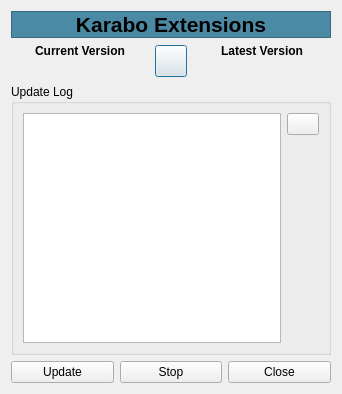
<?xml version="1.0" encoding="UTF-8"?>
<ui version="4.0">
 <class>dialog</class>
 <widget class="QDialog" name="dialog">
  <property name="geometry">
   <rect>
    <x>0</x>
    <y>0</y>
    <width>342</width>
    <height>394</height>
   </rect>
  </property>
  <property name="sizePolicy">
   <sizepolicy hsizetype="Fixed" vsizetype="Fixed">
    <horstretch>0</horstretch>
    <verstretch>0</verstretch>
   </sizepolicy>
  </property>
  <property name="minimumSize">
   <size>
    <width>0</width>
    <height>0</height>
   </size>
  </property>
  <property name="maximumSize">
   <size>
    <width>16777215</width>
    <height>16777215</height>
   </size>
  </property>
  <property name="windowTitle">
   <string>Check for Updates</string>
  </property>
  <layout class="QVBoxLayout" name="verticalLayout_4">
   <item>
    <widget class="QLabel" name="label_3">
     <property name="maximumSize">
      <size>
       <width>16777215</width>
       <height>16777215</height>
      </size>
     </property>
     <property name="font">
      <font>
       <pointsize>16</pointsize>
       <weight>75</weight>
       <bold>true</bold>
      </font>
     </property>
     <property name="autoFillBackground">
      <bool>false</bool>
     </property>
     <property name="styleSheet">
      <string notr="true">QLabel { background-color : #4B8AA4;}</string>
     </property>
     <property name="frameShape">
      <enum>QFrame::StyledPanel</enum>
     </property>
     <property name="text">
      <string>Karabo Extensions</string>
     </property>
     <property name="alignment">
      <set>Qt::AlignCenter</set>
     </property>
     <property name="margin">
      <number>15</number>
     </property>
    </widget>
   </item>
   <item>
    <layout class="QHBoxLayout" name="horizontalLayout_2">
     <item>
      <layout class="QVBoxLayout" name="verticalLayout">
       <item>
        <widget class="QLabel" name="label">
         <property name="minimumSize">
          <size>
           <width>110</width>
           <height>0</height>
          </size>
         </property>
         <property name="maximumSize">
          <size>
           <width>16777215</width>
           <height>16777215</height>
          </size>
         </property>
         <property name="font">
          <font>
           <weight>75</weight>
           <bold>true</bold>
          </font>
         </property>
         <property name="text">
          <string>Current Version</string>
         </property>
         <property name="alignment">
          <set>Qt::AlignCenter</set>
         </property>
        </widget>
       </item>
       <item>
        <widget class="QLabel" name="lb_current">
         <property name="sizePolicy">
          <sizepolicy hsizetype="Expanding" vsizetype="Preferred">
           <horstretch>0</horstretch>
           <verstretch>0</verstretch>
          </sizepolicy>
         </property>
         <property name="frameShape">
          <enum>QFrame::NoFrame</enum>
         </property>
         <property name="frameShadow">
          <enum>QFrame::Plain</enum>
         </property>
         <property name="text">
          <string/>
         </property>
         <property name="alignment">
          <set>Qt::AlignCenter</set>
         </property>
        </widget>
       </item>
      </layout>
     </item>
     <item>
      <widget class="QPushButton" name="bt_refresh">
       <property name="maximumSize">
        <size>
         <width>32</width>
         <height>32</height>
        </size>
       </property>
       <property name="text">
        <string/>
       </property>
      </widget>
     </item>
     <item>
      <layout class="QVBoxLayout" name="verticalLayout_3">
       <item>
        <widget class="QLabel" name="label_2">
         <property name="minimumSize">
          <size>
           <width>110</width>
           <height>0</height>
          </size>
         </property>
         <property name="maximumSize">
          <size>
           <width>16777215</width>
           <height>16777215</height>
          </size>
         </property>
         <property name="font">
          <font>
           <weight>75</weight>
           <bold>true</bold>
          </font>
         </property>
         <property name="text">
          <string>Latest Version</string>
         </property>
         <property name="alignment">
          <set>Qt::AlignCenter</set>
         </property>
        </widget>
       </item>
       <item>
        <widget class="QLabel" name="lb_latest">
         <property name="sizePolicy">
          <sizepolicy hsizetype="Expanding" vsizetype="Preferred">
           <horstretch>0</horstretch>
           <verstretch>0</verstretch>
          </sizepolicy>
         </property>
         <property name="frameShape">
          <enum>QFrame::NoFrame</enum>
         </property>
         <property name="frameShadow">
          <enum>QFrame::Plain</enum>
         </property>
         <property name="text">
          <string/>
         </property>
         <property name="alignment">
          <set>Qt::AlignCenter</set>
         </property>
        </widget>
       </item>
      </layout>
     </item>
    </layout>
   </item>
   <item>
    <widget class="QGroupBox" name="groupBox">
     <property name="title">
      <string>Update Log</string>
     </property>
     <layout class="QHBoxLayout" name="horizontalLayout_5">
      <item>
       <layout class="QHBoxLayout" name="horizontalLayout_4">
        <item>
         <widget class="QTextEdit" name="ed_log">
          <property name="readOnly">
           <bool>true</bool>
          </property>
         </widget>
        </item>
        <item>
         <layout class="QVBoxLayout" name="verticalLayout_2">
          <item>
           <widget class="QPushButton" name="bt_clear_log">
            <property name="maximumSize">
             <size>
              <width>32</width>
              <height>32</height>
             </size>
            </property>
            <property name="text">
             <string/>
            </property>
           </widget>
          </item>
          <item>
           <spacer name="verticalSpacer_2">
            <property name="orientation">
             <enum>Qt::Vertical</enum>
            </property>
            <property name="sizeHint" stdset="0">
             <size>
              <width>20</width>
              <height>40</height>
             </size>
            </property>
           </spacer>
          </item>
         </layout>
        </item>
       </layout>
      </item>
     </layout>
    </widget>
   </item>
   <item>
    <layout class="QHBoxLayout" name="horizontalLayout">
     <item>
      <widget class="QPushButton" name="bt_update">
       <property name="text">
        <string>Update</string>
       </property>
      </widget>
     </item>
     <item>
      <widget class="QPushButton" name="bt_stop">
       <property name="text">
        <string>Stop</string>
       </property>
      </widget>
     </item>
     <item>
      <widget class="QPushButton" name="bt_close">
       <property name="text">
        <string>Close</string>
       </property>
      </widget>
     </item>
    </layout>
   </item>
  </layout>
  <zorder>label_3</zorder>
  <zorder>groupBox</zorder>
  <zorder></zorder>
 </widget>
 <resources/>
 <connections/>
</ui>
